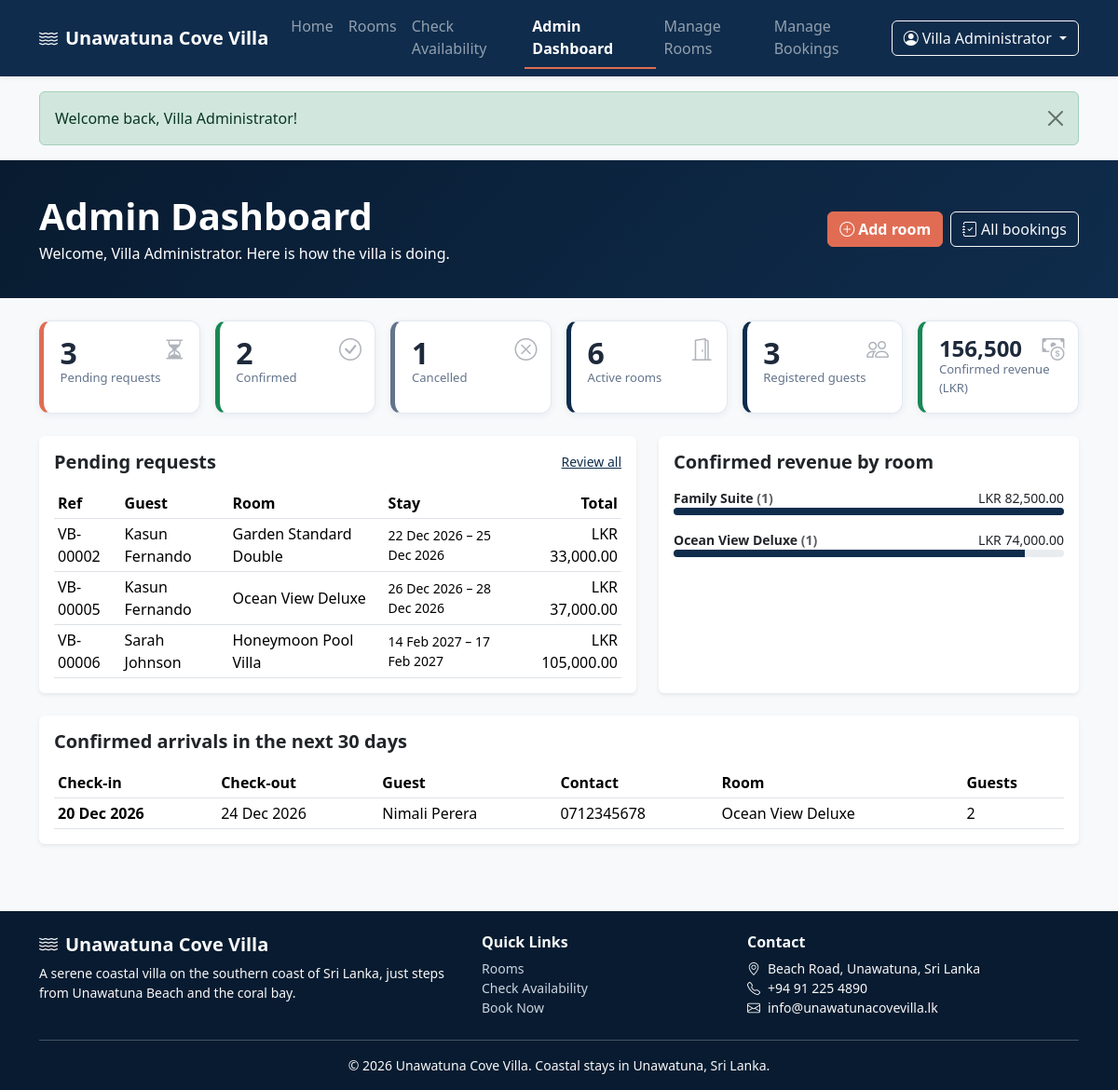
/admin/index.php (signed in), run on the app's committed database.
### tables this page shows
CREATE TABLE bookings (
    booking_id     INT UNSIGNED NOT NULL AUTO_INCREMENT,
    user_id        INT UNSIGNED NOT NULL,
    room_id        INT UNSIGNED NOT NULL,
    guests         TINYINT UNSIGNED NOT NULL DEFAULT 1,
    check_in       DATE NOT NULL,
    check_out      DATE NOT NULL,
    total_amount   DECIMAL(10,2) NOT NULL,
    booking_status ENUM('Pending','Confirmed','Cancelled') NOT NULL DEFAULT 'Pending',
    special_requests VARCHAR(500) NULL,
    booking_date   TIMESTAMP NOT NULL DEFAULT CURRENT_TIMESTAMP,
    PRIMARY KEY (booking_id),
    KEY idx_bookings_user (user_id),
    KEY idx_bookings_room_dates (room_id, booking_status, check_in, check_out),
    CONSTRAINT fk_bookings_user
        FOREIGN KEY (user_id) REFERENCES users (user_id)
        ON DELETE CASCADE ON UPDATE CASCADE,
    CONSTRAINT fk_bookings_room
        FOREIGN KEY (room_id) REFERENCES rooms (room_id)
        ON DELETE RESTRICT ON UPDATE CASCADE,
    CONSTRAINT chk_bookings_dates  CHECK (check_out > check_in),
    CONSTRAINT chk_bookings_guests CHECK (guests > 0)
);

CREATE TABLE users (
    user_id        INT UNSIGNED NOT NULL AUTO_INCREMENT,
    name           VARCHAR(100) NOT NULL,
    email          VARCHAR(150) NOT NULL,
    contact_number VARCHAR(20)  NOT NULL,
    password       VARCHAR(255) NOT NULL,           
    role           ENUM('guest','admin') NOT NULL DEFAULT 'guest',
    created_at     TIMESTAMP NOT NULL DEFAULT CURRENT_TIMESTAMP,
    PRIMARY KEY (user_id),
    UNIQUE KEY uq_users_email (email)
);

CREATE TABLE rooms (
    room_id         INT UNSIGNED NOT NULL AUTO_INCREMENT,
    room_name       VARCHAR(100) NOT NULL,
    room_type       VARCHAR(50)  NOT NULL,
    description     TEXT NOT NULL,
    facilities      VARCHAR(255) NOT NULL,           
    price_per_night DECIMAL(10,2) NOT NULL,          
    max_guests      TINYINT UNSIGNED NOT NULL,
    image           VARCHAR(255) NOT NULL DEFAULT 'room1.jpg',
    room_status     ENUM('active','inactive') NOT NULL DEFAULT 'active',
    created_at      TIMESTAMP NOT NULL DEFAULT CURRENT_TIMESTAMP,
    PRIMARY KEY (room_id),
    KEY idx_rooms_status_type (room_status, room_type),
    CONSTRAINT chk_rooms_price  CHECK (price_per_night > 0),
    CONSTRAINT chk_rooms_guests CHECK (max_guests > 0)
);

### includes/auth.php (called while the page is built, shortened)
<?php
require_once __DIR__ . '/functions.php';
function current_user_name(): string
{
    return (string) ($_SESSION['user_name'] ?? '');
}

### includes/functions.php (called while the page is built, shortened)
<?php
function e(mixed $value): string
{
    return htmlspecialchars((string) $value, ENT_QUOTES | ENT_SUBSTITUTE, 'UTF-8');
}
function url(string $path = ''): string
{
    return BASE_URL . '/' . ltrim($path, '/');
}
function format_lkr(float|int|string $amount): string
{
    return 'LKR ' . number_format((float) $amount, 2);
}
function format_date(string $date): string
{
    $d = parse_date($date);
    return $d ? $d->format('d M Y') : '';
}
function booking_ref(int|string $booking_id): string
{
    return 'VB-' . str_pad((string) $booking_id, 5, '0', STR_PAD_LEFT);
}
function parse_date(string $value): ?DateTimeImmutable
{
    $d = DateTimeImmutable::createFromFormat('!Y-m-d', $value);
    if ($d !== false && $d->format('Y-m-d') === $value) {
        return $d;
    }
    return null;
}

### admin/index.php (the view, shortened to what this page needs)
<?php
require_once __DIR__ . '/../includes/auth.php';
$today = date('Y-m-d');
$until = date('Y-m-d', strtotime('+30 days'));
$status_counts = array_map('intval', $pdo->query(
    'SELECT booking_status, COUNT(*) FROM bookings GROUP BY booking_status'
)->fetchAll(PDO::FETCH_KEY_PAIR));
$room_counts = array_map('intval', $pdo->query(
    'SELECT room_status, COUNT(*) FROM rooms GROUP BY room_status'
)->fetchAll(PDO::FETCH_KEY_PAIR));
$guest_count = (int) $pdo->query("SELECT COUNT(*) FROM users WHERE role = 'guest'")->fetchColumn();
$revenue     = (float) $pdo->query(
    "SELECT COALESCE(SUM(total_amount), 0) FROM bookings WHERE booking_status = 'Confirmed'"
)->fetchColumn();
$pending   = $status_counts['Pending'] ?? 0;
$confirmed = $status_counts['Confirmed'] ?? 0;
$cancelled = $status_counts['Cancelled'] ?? 0;
$pending_list = $pdo->query(
    "SELECT b.booking_id, b.check_in, b.check_out, b.total_amount, b.booking_date,
            u.name AS guest_name, r.room_name
     FROM bookings b
     JOIN users u ON u.user_id = b.user_id
     JOIN rooms r ON r.room_id = b.room_id
     WHERE b.booking_status = 'Pending'
     ORDER BY b.booking_date ASC, b.booking_id ASC
     LIMIT 8"
)->fetchAll();
$stmt = $pdo->prepare(
    "SELECT b.booking_id, b.check_in, b.check_out, b.guests,
            u.name AS guest_name, u.contact_number, r.room_name
     FROM bookings b
     JOIN users u ON u.user_id = b.user_id
     JOIN rooms r ON r.room_id = b.room_id
     WHERE b.booking_status = 'Confirmed' AND b.check_in BETWEEN ? AND ?
     ORDER BY b.check_in ASC
     LIMIT 8"
);
$stmt->execute([$today, $until]);
$arrivals = $stmt->fetchAll();
$by_room = $pdo->query(
    "SELECT r.room_name, COUNT(*) AS bookings, SUM(b.total_amount) AS revenue
     FROM bookings b
     JOIN rooms r ON r.room_id = b.room_id
     WHERE b.booking_status = 'Confirmed'
     GROUP BY r.room_id, r.room_name
     ORDER BY revenue DESC
     LIMIT 6"
)->fetchAll();
require __DIR__ . '/../includes/header.php';
?>
<div class="page-banner">
    <div class="container d-flex justify-content-between align-items-center flex-wrap gap-2">
        <div>
            <h1 class="fw-bold mb-1">Admin Dashboard</h1>
            <p class="mb-0">Welcome, <?= e(current_user_name()) ?>. Here is how the villa is doing.</p>
        </div>
        <div class="d-flex gap-2 flex-wrap">
            <a href="<?= e(url('admin/room-form.php')) ?>" class="btn btn-warning fw-semibold">
                <i class="bi bi-plus-circle me-1"></i>Add room
            </a>
            <a href="<?= e(url('admin/bookings.php')) ?>" class="btn btn-outline-light">
                <i class="bi bi-journal-check me-1"></i>All bookings
            </a>
        </div>
    </div>
</div>
<div class="container py-4">
    <div class="row g-3 mb-4">
        <div class="col-6 col-lg-2">
            <a class="stat-card stat-warning" href="<?= e(url('admin/bookings.php') . '?status=Pending') ?>">
                <i class="bi bi-hourglass-split stat-icon"></i>
                <div class="stat-number"><?= $pending ?></div>
                <div class="stat-label">Pending requests</div>
            </a>
        </div>
        <div class="col-6 col-lg-2">
            <a class="stat-card stat-success" href="<?= e(url('admin/bookings.php') . '?status=Confirmed') ?>">
                <i class="bi bi-check-circle stat-icon"></i>
                <div class="stat-number"><?= $confirmed ?></div>
                <div class="stat-label">Confirmed</div>
            </a>
        </div>
        <div class="col-6 col-lg-2">
            <a class="stat-card stat-muted" href="<?= e(url('admin/bookings.php') . '?status=Cancelled') ?>">
                <i class="bi bi-x-circle stat-icon"></i>
                <div class="stat-number"><?= $cancelled ?></div>
                <div class="stat-label">Cancelled</div>
            </a>
        </div>
        <div class="col-6 col-lg-2">
            <a class="stat-card stat-info" href="<?= e(url('admin/rooms.php')) ?>">
                <i class="bi bi-door-open stat-icon"></i>
                <div class="stat-number"><?= $room_counts['active'] ?? 0 ?></div>
                <div class="stat-label">Active rooms</div>
            </a>
        </div>
        <div class="col-6 col-lg-2">
            <div class="stat-card stat-info">
                <i class="bi bi-people stat-icon"></i>
                <div class="stat-number"><?= $guest_count ?></div>
                <div class="stat-label">Registered guests</div>
            </div>
        </div>
        <div class="col-6 col-lg-2">
            <div class="stat-card stat-success">
                <i class="bi bi-cash-coin stat-icon"></i>
                <div class="stat-number stat-number-sm"><?= e(number_format($revenue, 0)) ?></div>
                <div class="stat-label">Confirmed revenue (LKR)</div>
            </div>
        </div>
    </div>
    <div class="row g-4">
        <div class="col-lg-7">
            <div class="card shadow-sm border-0 h-100">
                <div class="card-body">
                    <div class="d-flex justify-content-between align-items-center mb-3">
                        <h2 class="h5 fw-bold mb-0">Pending requests</h2>
                        <a href="<?= e(url('admin/bookings.php') . '?status=Pending') ?>" class="small">Review all</a>
                    </div>
                    <?php if ($pending_list): ?>
                        <div class="table-responsive">
                            <table class="table table-sm align-middle mb-0">
                                <thead>
                                    <tr><th>Ref</th><th>Guest</th><th>Room</th><th>Stay</th><th class="text-end">Total</th></tr>
                                </thead>
                                <tbody>
                                    <?php foreach ($pending_list as $p): ?>
                                        <tr>
                                            <td><?= e(booking_ref($p['booking_id'])) ?></td>
                                            <td><?= e($p['guest_name']) ?></td>
                                            <td><?= e($p['room_name']) ?></td>
                                            <td class="small"><?= e(format_date($p['check_in'])) ?> &ndash; <?= e(format_date($p['check_out'])) ?></td>
                                            <td class="text-end"><?= e(format_lkr($p['total_amount'])) ?></td>
                                        </tr>
                                    <?php endforeach; ?>
                                </tbody>
                            </table>
                        </div>
                    <?php else: ?>
                        <p class="text-muted mb-0"><i class="bi bi-emoji-smile me-1"></i>No pending requests. You are all caught up.</p>
                    <?php endif; ?>
                </div>
            </div>
        </div>
        <div class="col-lg-5">
            <div class="card shadow-sm border-0 h-100">
                <div class="card-body">
                    <h2 class="h5 fw-bold mb-3">Confirmed revenue by room</h2>
                    <?php if ($by_room): ?>
                        <?php $max_rev = max(array_map(static fn($r) => (float) $r['revenue'], $by_room)); ?>
                        <?php foreach ($by_room as $row): ?>
                            <?php $pct = $max_rev > 0 ? round(((float) $row['revenue'] / $max_rev) * 100) : 0; ?>
                            <div class="mb-3">
                                <div class="d-flex justify-content-between small">
                                    <span class="fw-semibold"><?= e($row['room_name']) ?> <span class="text-muted">(<?= (int) $row['bookings'] ?>)</span></span>
                                    <span><?= e(format_lkr($row['revenue'])) ?></span>
                                </div>
                                <div class="progress" style="height: 8px;" role="progressbar" aria-label="Revenue share"
                                     aria-valuenow="<?= (int) $pct ?>" aria-valuemin="0" aria-valuemax="100">
                                    <div class="progress-bar bg-ocean" style="width: <?= (int) $pct ?>%"></div>
                                </div>
                            </div>
                        <?php endforeach; ?>
                    <?php else: ?>
                        <p class="text-muted mb-0">Revenue appears here once bookings are confirmed.</p>
                    <?php endif; ?>
                </div>
            </div>
        </div>
        <div class="col-12">
            <div class="card shadow-sm border-0">
                <div class="card-body">
                    <h2 class="h5 fw-bold mb-3">Confirmed arrivals in the next 30 days</h2>
                    <?php if ($arrivals): ?>
                        <div class="table-responsive">
                            <table class="table table-sm align-middle mb-0">
                                <thead>
                                    <tr><th>Check-in</th><th>Check-out</th><th>Guest</th><th>Contact</th><th>Room</th><th>Guests</th></tr>
                                </thead>
                                <tbody>
                                    <?php foreach ($arrivals as $a): ?>
                                        <tr>
                                            <td class="fw-semibold"><?= e(format_date($a['check_in'])) ?></td>
                                            <td><?= e(format_date($a['check_out'])) ?></td>
                                            <td><?= e($a['guest_name']) ?></td>
                                            <td><?= e($a['contact_number']) ?></td>
                                            <td><?= e($a['room_name']) ?></td>
                                            <td><?= (int) $a['guests'] ?></td>
                                        </tr>
                                    <?php endforeach; ?>
                                </tbody>
                            </table>
                        </div>
                    <?php else: ?>
                        <p class="text-muted mb-0">No confirmed arrivals in the next 30 days.</p>
                    <?php endif; ?>
                </div>
            </div>
        </div>
    </div>
</div>
<?php require __DIR__ . '/../includes/footer.php'; ?>

### assets/css/style.css (style rules this page uses)
:root { --ocean: #0F2C4C; --ocean-dark: #081B30; --ocean-light: #EBF1F6; --sand: #F7F9FB; --sun: #E06D53; --sun-dark: #C9583F; --text: #1E293B; --radius: 0.75rem; }
body { color: var(--text); background-color: var(--sand); font-family: system-ui, -apple-system, "Segoe UI", Roboto, "Helvetica Neue", Arial, sans-serif; }
.bg-ocean { background-color: var(--ocean) !important; }
.btn-warning { background-color: var(--sun) !important; border-color: var(--sun) !important; color: #fff !important; font-weight: 600; }
.progress-bar.bg-ocean { background-color: var(--ocean) !important; }
a { color: var(--ocean); }
.page-banner { background: linear-gradient(135deg, var(--ocean-dark), var(--ocean)); color: #fff; padding: 2.25rem 0; }
.stat-card { position: relative; display: block; height: 100%; padding: 1rem 1rem 1rem 1.1rem; border-radius: var(--radius); background: #ffffff; color: var(--text); text-decoration: none; border: 1px solid #E2E8F0; border-left-width: 5px; box-shadow: 0 .125rem .5rem rgba(15, 44, 76, .06); transition: transform .15s ease, box-shadow .15s ease; }
.stat-icon { position: absolute; top: .75rem; right: .9rem; font-size: 1.5rem; opacity: .35; }
.stat-number { font-size: 2rem; font-weight: 700; line-height: 1.1; }
.stat-number-sm { font-size: 1.5rem; }
.stat-label { font-size: .82rem; color: #64748B; }
.stat-warning { border-left-color: var(--sun); }
.stat-success { border-left-color: #198754; }
.stat-muted { border-left-color: #64748B; }
.stat-info { border-left-color: var(--ocean); }

### data on the page
bookings: booking_id "VB-00002", user.name "Kasun Fernando", room.room_name "Garden Standard Double", check_in "22 Dec 2026", check_out "25 Dec 2026", total_amount "LKR 33,000.00"
bookings: booking_id "VB-00005", user.name "Kasun Fernando", room.room_name "Ocean View Deluxe", check_in "26 Dec 2026", check_out "28 Dec 2026", total_amount "LKR 37,000.00"
bookings: booking_id "VB-00006", user.name "Sarah Johnson", room.room_name "Honeymoon Pool Villa", check_in "14 Feb 2027", check_out "17 Feb 2027", total_amount "LKR 105,000.00"
bookings: check_in "20 Dec 2026", check_out "24 Dec 2026", user.name "Nimali Perera", user.contact_number "0712345678", room.room_name "Ocean View Deluxe", guests "2"

### other printed values
VILLA_NAME "Unawatuna Cove Villa"
current_user_name() "Villa Administrator"
$flash['message'] "Welcome back, Villa Administrator!"
$pending "3"
$confirmed "2"
$cancelled "1"
$room_counts['active'] "6"
$guest_count "3"
$revenue "156,500"
$row['room_name'] "Family Suite"
$row['bookings'] "1"
format_lkr($row['revenue']) "LKR 82,500.00"
$row['room_name'] "Ocean View Deluxe"
format_lkr($row['revenue']) "LKR 74,000.00"
